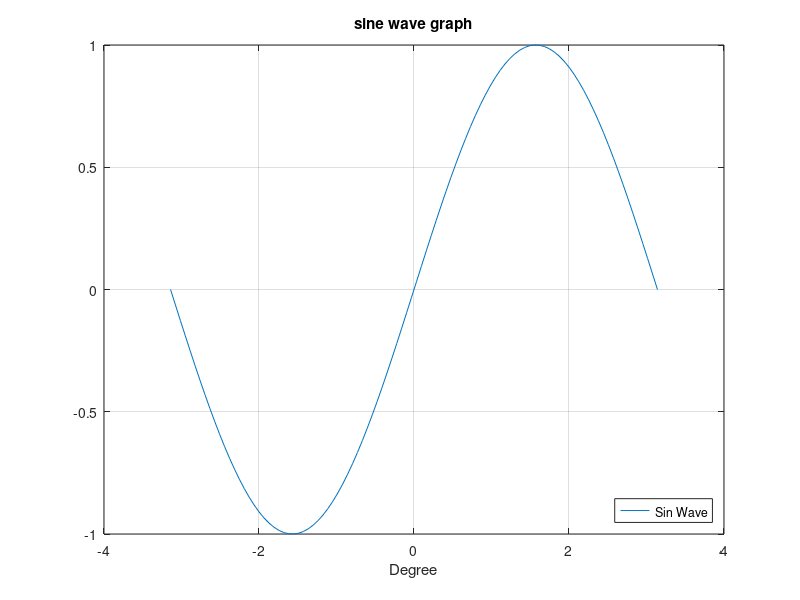

Write the MATLAB code that produced this figure.
% Title: Introduction to MATLAB Basics for Beginners
%% Objective: 
% In this practical lab, beginners will learn and practice fundamental MATLAB concepts, 
% including cell arrays, structures, character data, conditional statements (if), for loops, and basic plotting.

%% Prerequisites:
% MATLAB installed on your computer.
% Basic understanding of MATLAB's user interface.
clear;
clc;

% Lab Tasks:
%% 1. Cell Arrays:
% Create a cell array containing various data types (numbers, text, and variables).
var1 = true;
var2.field = "String";
cellVar = {3.14, linspace(1,10,5), 'char array', var1, var2};

% Access and display specific elements within the cell array.
disp(cellVar{2});

%% 2. Structures:
% Create a simple structure to store information about a person (name, age, city).
Person = struct('name', 'someone', 'age', 27, 'city', 'Egypt');

% Access and display the structure fields.
disp(Person);

%% 3. Character Data:
% Create a character array with your name.
firstName = 'Mohamed';
lastName = 'Ahmed';

% Concatenate your name with another character array.
totalName = strcat(firstName, ' ', lastName);

% Display the results.
disp(totalName);

%% 4. Conditional Statements (If):
% Write an if statement that checks if a number is even or odd.
num = 5;
if mod(num, 2)
    isOdd = true;
else
    isOdd = false;
end

% Display a message based on the result of the if statement.
if isOdd
    disp([num2str(num) ' is a Odd Number']);
else
    disp([num2str(num) ' is an Even Number']);
end

%% 5. For Loops:
% Create a for loop to generate a sequence of numbers (e.g., 1 to 10).
for i = 1:10
    % Display the numbers within the loop.
    fprintf(' %d',i);
end
fprintf('\n');

%% 6. Basic Plotting:
% Generate data for a simple plot (e.g., a sine wave).
x = linspace(-pi, pi, 100);
y = sin(x);

% Plot the data with proper labels and a legend.
plot(x, y);
xlabel('Degree');
legend('Sin Wave', 'Location','southeast');
title('sine wave graph');
grid on;

%% Lab Instructions:
% Open MATLAB on your computer.
% Perform each task listed above by writing MATLAB code in the Script.
% Verify the results and understand how each concept works.
% Experiment with different values and variations of the tasks.

%% Tips:
% Feel free to use MATLAB's built-in help feature (help) if you encounter any issues.
% Practice is key. Try different examples and scenarios to deepen your understanding.
% By the end of this practical lab, beginners should have a solid grasp of these fundamental MATLAB concepts and be ready to explore more advanced topics.
